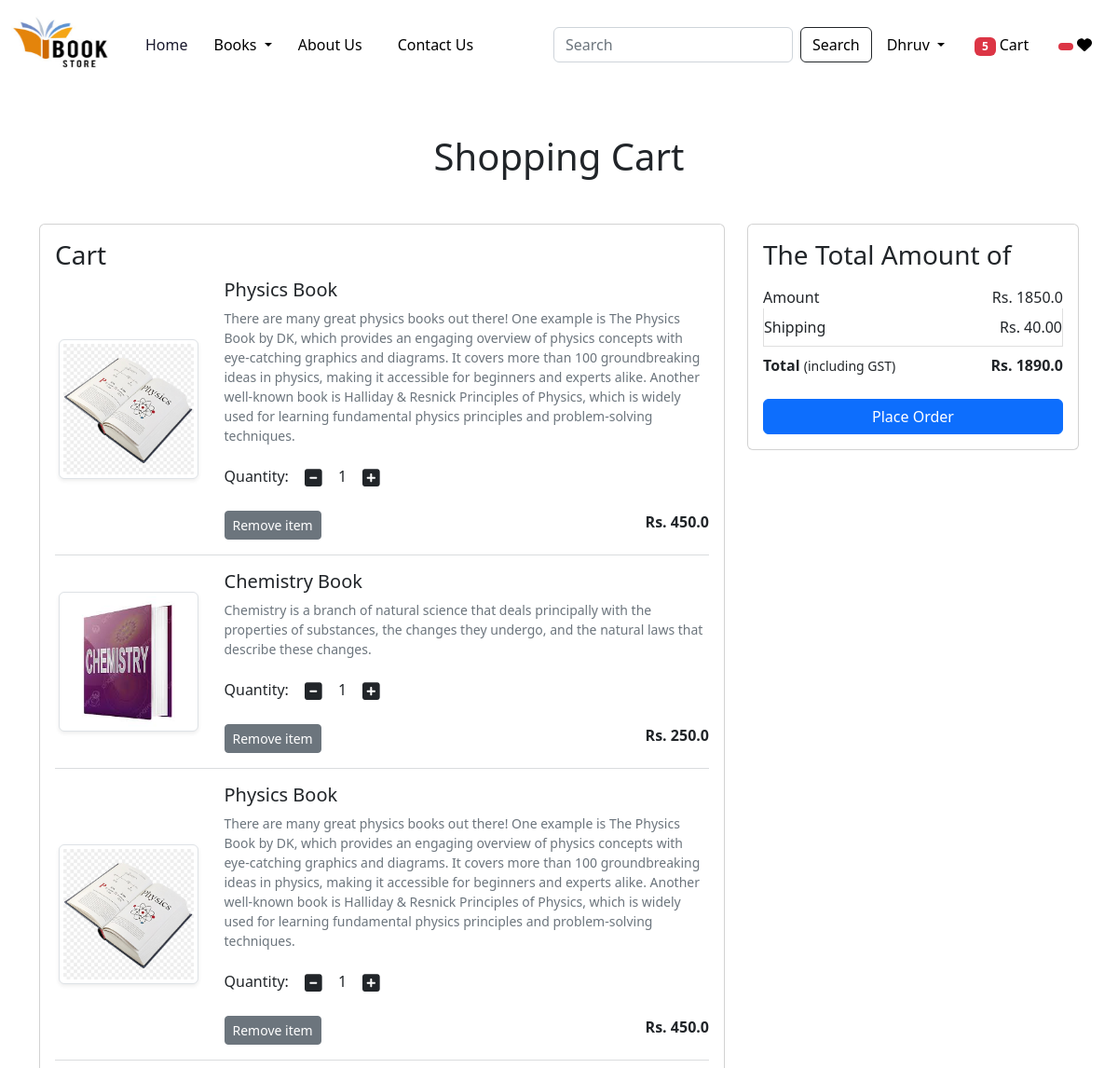
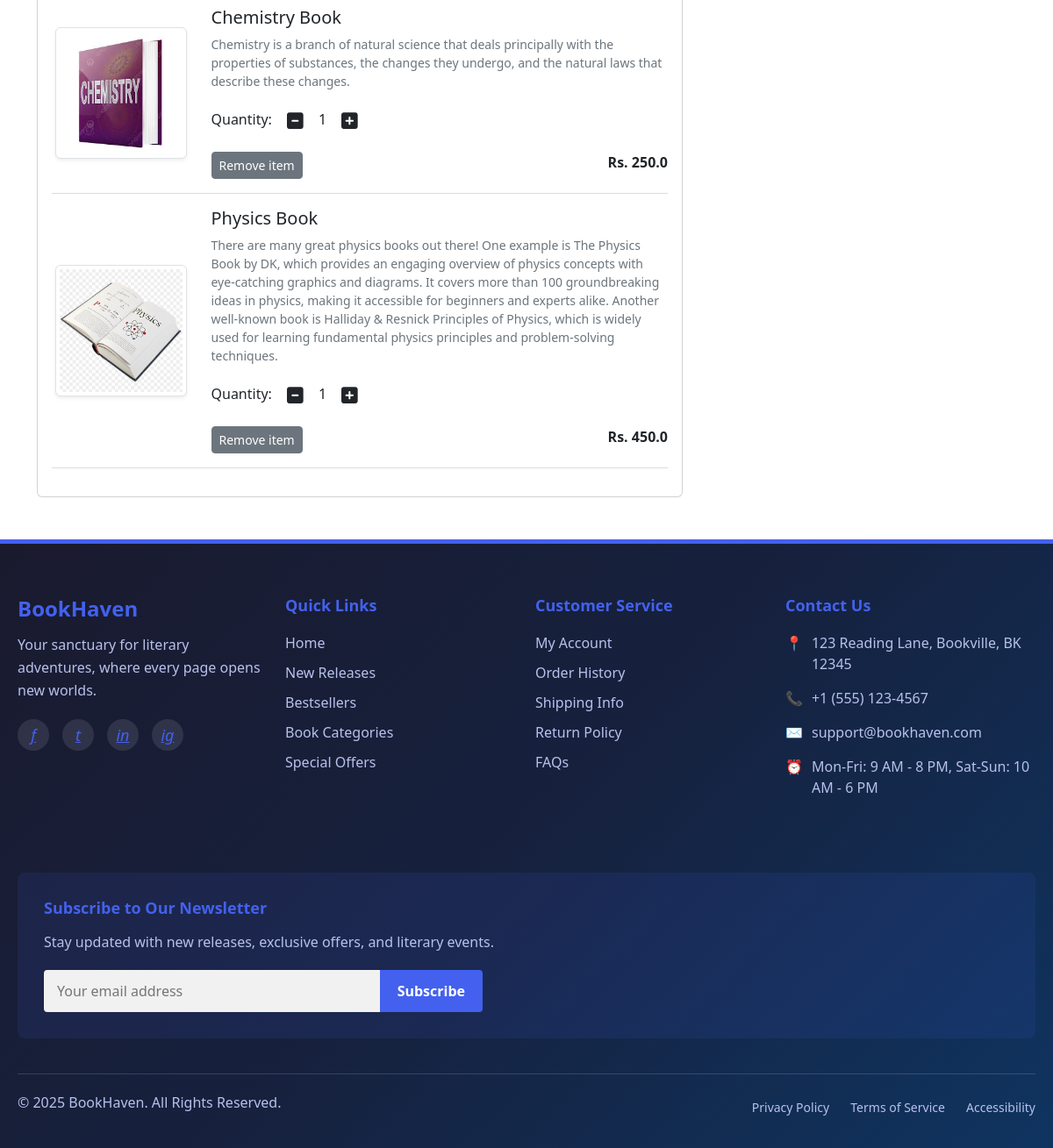
The page /cart/ (signed in) on the database its author committed (2 pictures, top to bottom).
### app/models.py (models this page shows, shortened)
class Cart(models.Model):
    user = models.ForeignKey(User, on_delete=models.CASCADE, related_name='app_carts')
    product = models.ForeignKey(Product,on_delete=models.CASCADE)
    quantity = models.PositiveIntegerField(default=1)

class Product(models.Model):
    title = models.CharField(max_length=100)
    selling_price = models.FloatField()
    discounted_price = models.FloatField()
    description = models.TextField()
    composition = models.TextField(default='')
    prodapp = models.TextField(default='')
    category = models.CharField(choices=CATEGORY_CHOICES, max_length=2)
    product_image = models.ImageField(upload_to='product')

### app/views.py (the view)
# urls.py: path('cart/', views.show_cart, name='showcart'),
@login_required
def show_cart(request):
    user = request.user
    cart = Cart.objects.filter(user=user)
    amount = 0
    for p in cart:
        value = p.quantity * p.product.discounted_price
        amount = amount + value
    totalamount = amount + 40
    totalitem = 0
    wishitem=0
    if request.user.is_authenticated:
        totalitem = len(Cart.objects.filter(user=request.user))
        wishitem = len(Wishlist.objects.filter(user=request.user))
    return render(request, 'app/addtocart.html',locals())

### app/templates/app/addtocart.html (shortened to what this page needs)
{% extends 'app/base.html' %}
{% load static %}
{% block main-content %}
<div class="container my-5">
 <div class="row">
  {% if cart %}
  <h1 class="text-center mb-5">Shopping Cart</h1>
  <div class="col-sm-8">
  <div class="card">
   <div class="card-body">
    <h3>Cart</h3>
    {% for item in cart %}
    <div class="row">
     <div class="col-sm-3 text-center align-self-center"><img src="{{item.product.product_image.url}}" alt="" srcset="" class="img-fluid img-thumbnail shadow-sm" height="150" width="150"> </div>
     <div class="col-sm-9">
      <div>
       <h5>{{item.product.title}}</h5>
       <p class="mb-2 text-muted small">{{item.product.description}}</p>
       <div class="my-3">
        <label for="quantity">Quantity:</label>
        <a class="minus-cart btn" pid={{item.product.id}}><i class="fas fa-minus-square fa-lg"></i></a>
        <span id="quantity">{{item.quantity}}</span>
        <a class="plus-cart btn" pid={{item.product.id}}><i class="fas fa-plus-square fa-lg"></i></a>
       </div>
       <div class="d-flex justify-content-between">
        <a href="#" class="remove-cart btn btn-sm btn-secondary mr-3" pid={{item.product.id}}>Remove item </a>
        <p class="mb-0"><span><strong>Rs. {{item.product.discounted_price}}</strong></span></p>
       </div>
      </div>
     </div>
    </div>
    <hr class="text-muted">
    {% endfor %}
   </div>
   </div>
  </div>
  <div class="col-sm-4">
   <div class="card">
    <div class="card-body">
      <h3>The Total Amount of</h3>
      <ul class="list-group">
       <li class="list-group-item d-flex justify-content-between align-items-center border-0 px-0 pb-0" >Amount<span id="amount">Rs. {{amount}}</span></li>
       <li class="list-group-item d-flex justify-content-between align-items-center px-0">Shipping<span>Rs. 40.00</span></li>
       <li class="list-group-item d-flex justify-content-between align-items-center border-0 px-0 mb-3">
        <div>
           <strong>Total</strong> <small>(including GST)</small>
         </div>
         <span id="totalamount"><strong>Rs. {{totalamount}}</strong></span>
       </li>
      </ul>
      <div class="d-grid"><a href="{% url 'checkout' %}" class="btn btn-primary">Place Order</a></div>
    </div>
   </div>
  </div>
  {% else %}
    <h1 class="text-center mb-5">Cart is Empty</h1>
{% endif %}
</div>
</div>
{% endblock main-content %}

### app/templates/app/base.html (shortened to what this page needs)
<!DOCTYPE html>
{% load static %}
<html lang="en">
<head>
    <link href="https://cdn.jsdelivr.net/npm/bootstrap@5.2.2/dist/css/bootstrap.min.css" rel="stylesheet">
    <link rel="stylesheet" href="{% static 'app/css/owl.carousel.min.css' %}" />
    <link rel="stylesheet" href="{% static 'app/css/all.min.css' %}" />
    <link rel="stylesheet" href="{% static 'app/css/style.css' %}" />
</head>
<body>
  <nav class="navbar navbar-expand-lg navbar-dark" style="background-color: white;">
        <div class="container-fluid">
          <a class="navbar-brand" href="#">
            <img src="{% static "app/images/banner/xyz.png" %}" width="120" height="70" />
          </a>
          <div class="collapse navbar-collapse" id="navbarSupportedContent">
            <ul class="navbar-nav me-auto mb-2 mb-lg-0">
              <li class="nav-item" style="border-right: 2px solid white; padding-right: 10px; margin-right: 10px rounded;">
                <a class="nav-link active " aria-current="page" href="/" style="color: #1a1a2e;">Home</a>
              </li>
              <li class="nav-item dropdown" style="border-right: 2px solid white; padding-right: 10px; margin-right: 10px rounded;">
                <a class="nav-link dropdown-toggle" href="#" role="button" data-bs-toggle="dropdown" aria-expanded="false" style="color: black;"  >
                  Books
                </a>
              </li>
              <li class="nav-item" style="border-right: 2px solid white; padding-right: 10px; margin-right: 10px;">
                <a class="nav-link" href="{% url 'about' %}" style="color: black;">About Us</a>
              </li>
              <li class="nav-item">
                <a class="nav-link" href="{% url 'contact' %}" style="color: black;">Contact Us</a>
              </li>
            </ul>
            <form class="d-flex" role="search" action="/search">
              <input class="form-control me-2" type="search" placeholder="Search" name="search"  aria-label="Search">
              <button class="btn btn-outline-dark" type="submit" style="color: black;">Search</button>
            </form>
          </div>
          <ul class="navbar-nav me-auto mb-2 mb-lg-0 rounded">
            <li class="nav-item dropdown mx-2">
              {% if user.is_authenticated %}
              <a class="nav-link dropdown-toggle" id="profileDropdown" role="button" data-bs-toggle="dropdown" aria-expanded="false" style="color: black;">
                {{ user.username }}
              </a>
                {% endif %}
            </li>
            <li class="nav-item mx-2">
              <a href="{% url 'showcart' %}" class="nav-link" style="color: black;">
                <span class="badge bg-danger">
                  {% if totalitem > 0 %} {{ totalitem }} {% endif %}
                </span>
                Cart
              </a>
            </li>
            <li class="nav-item mx-2">
              <a href="{% url 'showwishlist' %}" class="nav-link text-white">
                <span class="badge bg-danger">
                </span>
                <i class="fa fa-heart" style="color: black;"></i>
              </a>
            </li>
          </ul>
        </div>
      </nav>
      {% block main-content %}{% endblock main-content %}
      <footer style="background: linear-gradient(135deg, #1a1a2e 0%, #16213e 50%, #0f3460 100%); color: #f1f1f1; padding: 60px 0 30px; font-family: 'Segoe UI', Tahoma, Geneva, Verdana, sans-serif; border-top: 5px solid #4361ee;">
        <div style="max-width: 1200px; margin: 0 auto; padding: 0 20px;">
          <div style="display: flex; flex-wrap: wrap; justify-content: space-between; margin-bottom: 40px;">
            <div style="flex: 1; min-width: 240px; margin-bottom: 30px; padding-right: 20px;">
              <h3 style="color: #4361ee; font-size: 24px; margin-bottom: 15px; font-weight: 700;">BookHaven</h3>
              <p style="line-height: 1.6; color: #b8c1ec; margin-bottom: 20px;">Your sanctuary for literary adventures, where every page opens new worlds.</p>
              <div style="display: flex; gap: 15px;">
                <a href="#" style="color: #4361ee; display: inline-block; width: 36px; height: 36px; line-height: 36px; text-align: center; border-radius: 50%; background-color: rgba(255,255,255,0.1); transition: all 0.3s ease;">
                  <i style="font-size: 18px;">f</i>
                </a>
                <a href="#" style="color: #4361ee; display: inline-block; width: 36px; height: 36px; line-height: 36px; text-align: center; border-radius: 50%; background-color: rgba(255,255,255,0.1); transition: all 0.3s ease;">
                  <i style="font-size: 18px;">t</i>
                </a>
                <a href="#" style="color: #4361ee; display: inline-block; width: 36px; height: 36px; line-height: 36px; text-align: center; border-radius: 50%; background-color: rgba(255,255,255,0.1); transition: all 0.3s ease;">
                  <i style="font-size: 18px;">in</i>
                </a>
                <a href="#" style="color: #4361ee; display: inline-block; width: 36px; height: 36px; line-height: 36px; text-align: center; border-radius: 50%; background-color: rgba(255,255,255,0.1); transition: all 0.3s ease;">
                  <i style="font-size: 18px;">ig</i>
                </a>
              </div>
            </div>
            <div style="flex: 1; min-width: 160px; margin-bottom: 30px;">
              <h4 style="color: #4361ee; font-size: 18px; margin-bottom: 20px; font-weight: 600;">Quick Links</h4>
              <ul style="list-style: none; padding: 0; margin: 0;">
                <li style="margin-bottom: 10px;"><a href="#" style="color: #b8c1ec; text-decoration: none; transition: color 0.3s ease;">Home</a></li>
                <li style="margin-bottom: 10px;"><a href="#" style="color: #b8c1ec; text-decoration: none; transition: color 0.3s ease;">New Releases</a></li>
                <li style="margin-bottom: 10px;"><a href="#" style="color: #b8c1ec; text-decoration: none; transition: color 0.3s ease;">Bestsellers</a></li>
                <li style="margin-bottom: 10px;"><a href="#" style="color: #b8c1ec; text-decoration: none; transition: color 0.3s ease;">Book Categories</a></li>
                <li style="margin-bottom: 10px;"><a href="#" style="color: #b8c1ec; text-decoration: none; transition: color 0.3s ease;">Special Offers</a></li>
              </ul>
            </div>
            <div style="flex: 1; min-width: 160px; margin-bottom: 30px;">
              <h4 style="color: #4361ee; font-size: 18px; margin-bottom: 20px; font-weight: 600;">Customer Service</h4>
              <ul style="list-style: none; padding: 0; margin: 0;">
                <li style="margin-bottom: 10px;"><a href="#" style="color: #b8c1ec; text-decoration: none; transition: color 0.3s ease;">My Account</a></li>
                <li style="margin-bottom: 10px;"><a href="#" style="color: #b8c1ec; text-decoration: none; transition: color 0.3s ease;">Order History</a></li>
                <li style="margin-bottom: 10px;"><a href="#" style="color: #b8c1ec; text-decoration: none; transition: color 0.3s ease;">Shipping Info</a></li>
                <li style="margin-bottom: 10px;"><a href="#" style="color: #b8c1ec; text-decoration: none; transition: color 0.3s ease;">Return Policy</a></li>
                <li style="margin-bottom: 10px;"><a href="#" style="color: #b8c1ec; text-decoration: none; transition: color 0.3s ease;">FAQs</a></li>
              </ul>
            </div>
            <div style="flex: 1; min-width: 240px; margin-bottom: 30px;">
              <h4 style="color: #4361ee; font-size: 18px; margin-bottom: 20px; font-weight: 600;">Contact Us</h4>
              <p style="margin-bottom: 15px; display: flex; align-items: flex-start; color: #b8c1ec;">
                <span style="margin-right: 10px; color: #4361ee;">📍</span>
                <span>123 Reading Lane, Bookville, BK 12345</span>
              </p>
              <p style="margin-bottom: 15px; display: flex; align-items: flex-start; color: #b8c1ec;">
                <span style="margin-right: 10px; color: #4361ee;">📞</span>
                <span>+1 (555) 123-4567</span>
              </p>
              <p style="margin-bottom: 15px; display: flex; align-items: flex-start; color: #b8c1ec;">
                <span style="margin-right: 10px; color: #4361ee;">✉️</span>
                <span>support@bookhaven.com</span>
              </p>
              <p style="margin-bottom: 15px; display: flex; align-items: flex-start; color: #b8c1ec;">
                <span style="margin-right: 10px; color: #4361ee;">⏰</span>
                <span>Mon-Fri: 9 AM - 8 PM, Sat-Sun: 10 AM - 6 PM</span>
              </p>
            </div>
          </div>
          <div style="background-color: rgba(67, 97, 238, 0.1); padding: 30px; border-radius: 8px; margin-bottom: 40px;">
            <h4 style="color: #4361ee; font-size: 18px; margin-bottom: 15px; font-weight: 600;">Subscribe to Our Newsletter</h4>
            <p style="color: #b8c1ec; margin-bottom: 20px;">Stay updated with new releases, exclusive offers, and literary events.</p>
            <div style="display: flex; max-width: 500px;">
              <input type="email" placeholder="Your email address" style="flex: 1; padding: 12px 15px; border: none; border-radius: 4px 0 0 4px; background-color: #f1f1f1; color: #333;">
              <button style="padding: 12px 20px; background-color: #4361ee; color: white; border: none; border-radius: 0 4px 4px 0; cursor: pointer; font-weight: 600;">Subscribe</button>
            </div>
          </div>
          <div style="border-top: 1px solid rgba(184, 193, 236, 0.2); padding-top: 20px; display: flex; flex-wrap: wrap; justify-content: space-between; align-items: center;">
            <p style="color: #b8c1ec; margin-bottom: 10px;">© 2025 BookHaven. All Rights Reserved.</p>
            <div>
              <a href="#" style="color: #b8c1ec; text-decoration: none; margin-left: 20px; font-size: 14px;">Privacy Policy</a>
              <a href="#" style="color: #b8c1ec; text-decoration: none; margin-left: 20px; font-size: 14px;">Terms of Service</a>
              <a href="#" style="color: #b8c1ec; text-decoration: none; margin-left: 20px; font-size: 14px;">Accessibility</a>
            </div>
          </div>
        </div>
      </footer>
</body>
</html>

### rows shown on the page
Cart: product.product_image (picture), product "Physics Book", product.description "There are many great physics books out there! One example is The Physics Book by DK, which provides an engaging overview of physics concepts with eye-catching graphics and diagrams. It covers more than 100 groundbreaking ideas in physics, making it accessible for beginners and experts alike. Another well-known book is Halliday & Resnick Principles of Physics, which is widely used for learning fundamental physics principles and problem-solving techniques.", quantity "1", product.discounted_price "450.0"
Cart: product.product_image (picture), product "Chemistry Book", product.description "Chemistry is a branch of natural science that deals principally with the properties of substances, the changes they undergo, and the natural laws that describe these changes.", quantity "1", product.discounted_price "250.0"
Cart: product.product_image (picture), product "Physics Book", product.description "There are many great physics books out there! One example is The Physics Book by DK, which provides an engaging overview of physics concepts with eye-catching graphics and diagrams. It covers more than 100 groundbreaking ideas in physics, making it accessible for beginners and experts alike. Another well-known book is Halliday & Resnick Principles of Physics, which is widely used for learning fundamental physics principles and problem-solving techniques.", quantity "1", product.discounted_price "450.0"
Cart: product.product_image (picture), product "Chemistry Book", product.description "Chemistry is a branch of natural science that deals principally with the properties of substances, the changes they undergo, and the natural laws that describe these changes.", quantity "1", product.discounted_price "250.0"
Cart: product.product_image (picture), product "Physics Book", product.description "There are many great physics books out there! One example is The Physics Book by DK, which provides an engaging overview of physics concepts with eye-catching graphics and diagrams. It covers more than 100 groundbreaking ideas in physics, making it accessible for beginners and experts alike. Another well-known book is Halliday & Resnick Principles of Physics, which is widely used for learning fundamental physics principles and problem-solving techniques.", quantity "1", product.discounted_price "450.0"

### other values the page prints
{{ user.username }} "Dhruv"
{{ totalitem }} "5"
{{ amount }} "1850.0"
{{ totalamount }} "1890.0"
